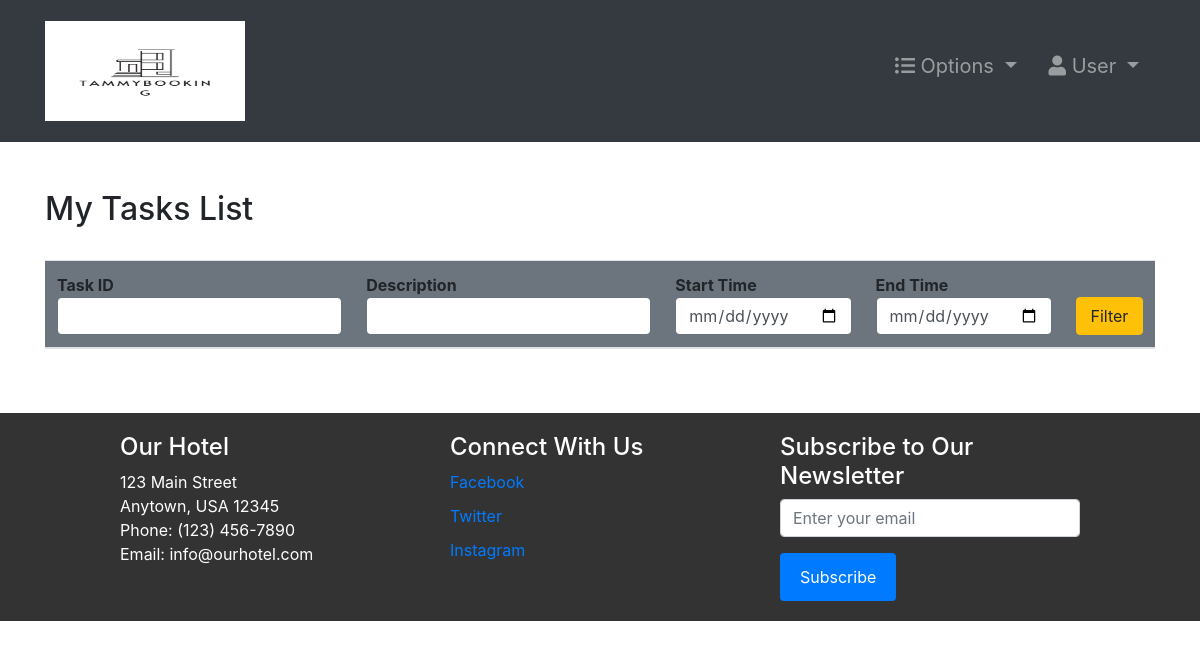
Page /tasks/ (signed in) on the earlier database version.
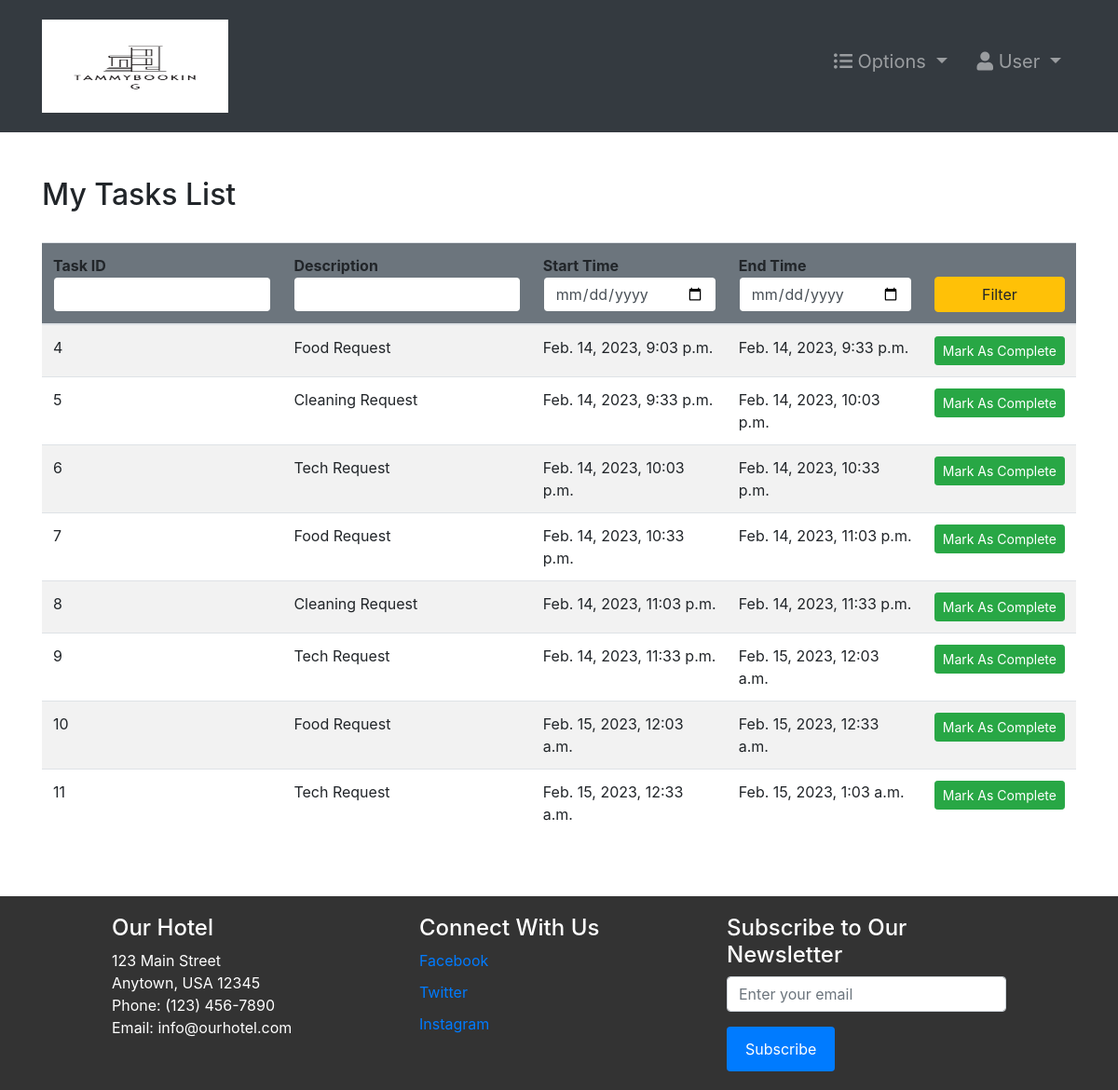
Same page on the later database version.
### accounts/models.py (models this page shows, shortened)
class Task(models.Model):
    employee = models.ForeignKey(
        Employee,   null=True, on_delete=models.CASCADE)
    startTime = models.DateTimeField()
    endTime = models.DateTimeField()
    description = models.TextField()

### accounts/views.py (the view, shortened to what this page needs)
# urls.py: path('tasks/', tasks, name="tasks"),
@login_required(login_url='login')
def tasks(request):
    role = str(request.user.groups.all()[0])
    path = role + "/"
    tempEmp = Employee.objects.get(user=request.user)
    tasks = Task.objects.filter(employee=tempEmp)
    context = {
        "role": role,
        'tasks': tasks
    }
    return render(request, path + "tasks.html", context)

### Templates/staff/tasks.html (shortened to what this page needs)
{% extends '../index.html' %}
{% block context %}
<div class="container py-5">
    <div class="table-header row">
        <div class="col-sm-12 col-md-12 col-lg-4 mb-4">
            <h2>My Tasks List</h2>
        </div>
    </div>
    <table class="table table-hover table-striped">
        <thead class="bg-secondary rounded">
            <tr>
                <form action="" method="POST">
                    <th>Task ID <input type="number" name="id" value="{{id}}"
                            class="form-control border border-secondary"></th>
                    <th>Description <input type="text" name="desc" value="{{desc}}"
                            class="form-control border border-secondary"></th>
                    <th>Start Time <input type="date" name="fd" value="{{fd}}"
                            class="form-control border border-secondary"></th>
                    <th>End Time <input type="date" name="ed" value="{{ed}}"
                            class="form-control border border-secondary"></th>
                    <th><button type="submit" name="filter" class="btn btn-warning w-100">Filter</button></th>
                </form>
            </tr>
        </thead>
        <tbody>
            {% for t in tasks %}
            <tr>
                <td>{{t.id}}</td>
                <td>{{t.description}}</td>
                <td>{{t.startTime}}</td>
                <td>{{t.endTime}}</td>
                <form action="" method="POST">
                    <td><a type="submit" name="markAsComplete" class="btn btn-sm btn-success w-100"
                            href="{% url 'completeTask' t.id %}">Mark&nbsp;As&nbsp;Complete</a></td>
                </form>
            </tr>
            {% endfor %}
        </tbody>
    </table>
</div>
{% endblock %}

Differences in the rows shown:
added Task: id "4", description "Food Request", startTime "Feb. 14, 2023, 9:03 p.m.", endTime "Feb. 14, 2023, 9:33 p.m."
added Task: id "5", description "Cleaning Request", startTime "Feb. 14, 2023, 9:33 p.m.", endTime "Feb. 14, 2023, 10:03 p.m."
added Task: id "6", description "Tech Request", startTime "Feb. 14, 2023, 10:03 p.m.", endTime "Feb. 14, 2023, 10:33 p.m."
added Task: id "7", description "Food Request", startTime "Feb. 14, 2023, 10:33 p.m.", endTime "Feb. 14, 2023, 11:03 p.m."
added Task: id "8", description "Cleaning Request", startTime "Feb. 14, 2023, 11:03 p.m.", endTime "Feb. 14, 2023, 11:33 p.m."
added Task: id "9", description "Tech Request", startTime "Feb. 14, 2023, 11:33 p.m.", endTime "Feb. 15, 2023, 12:03 a.m."
added Task: id "10", description "Food Request", startTime "Feb. 15, 2023, 12:03 a.m.", endTime "Feb. 15, 2023, 12:33 a.m."
added Task: id "11", description "Tech Request", startTime "Feb. 15, 2023, 12:33 a.m.", endTime "Feb. 15, 2023, 1:03 a.m."
